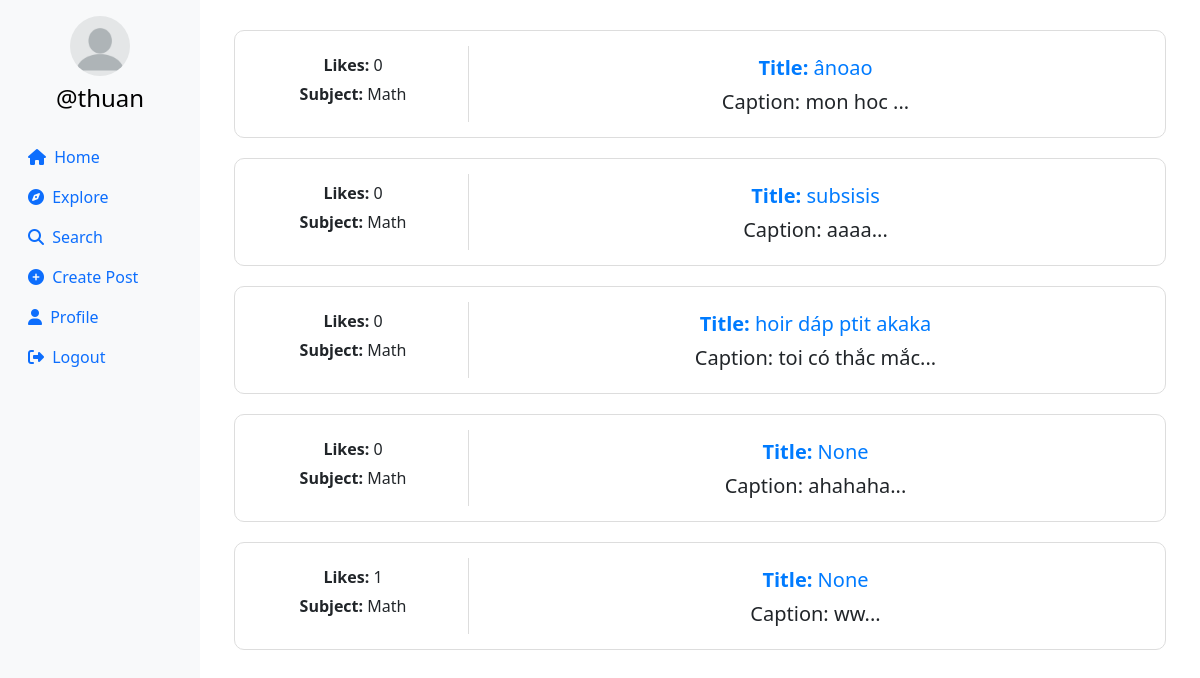
The page /explore (signed in) on the database as committed earlier.
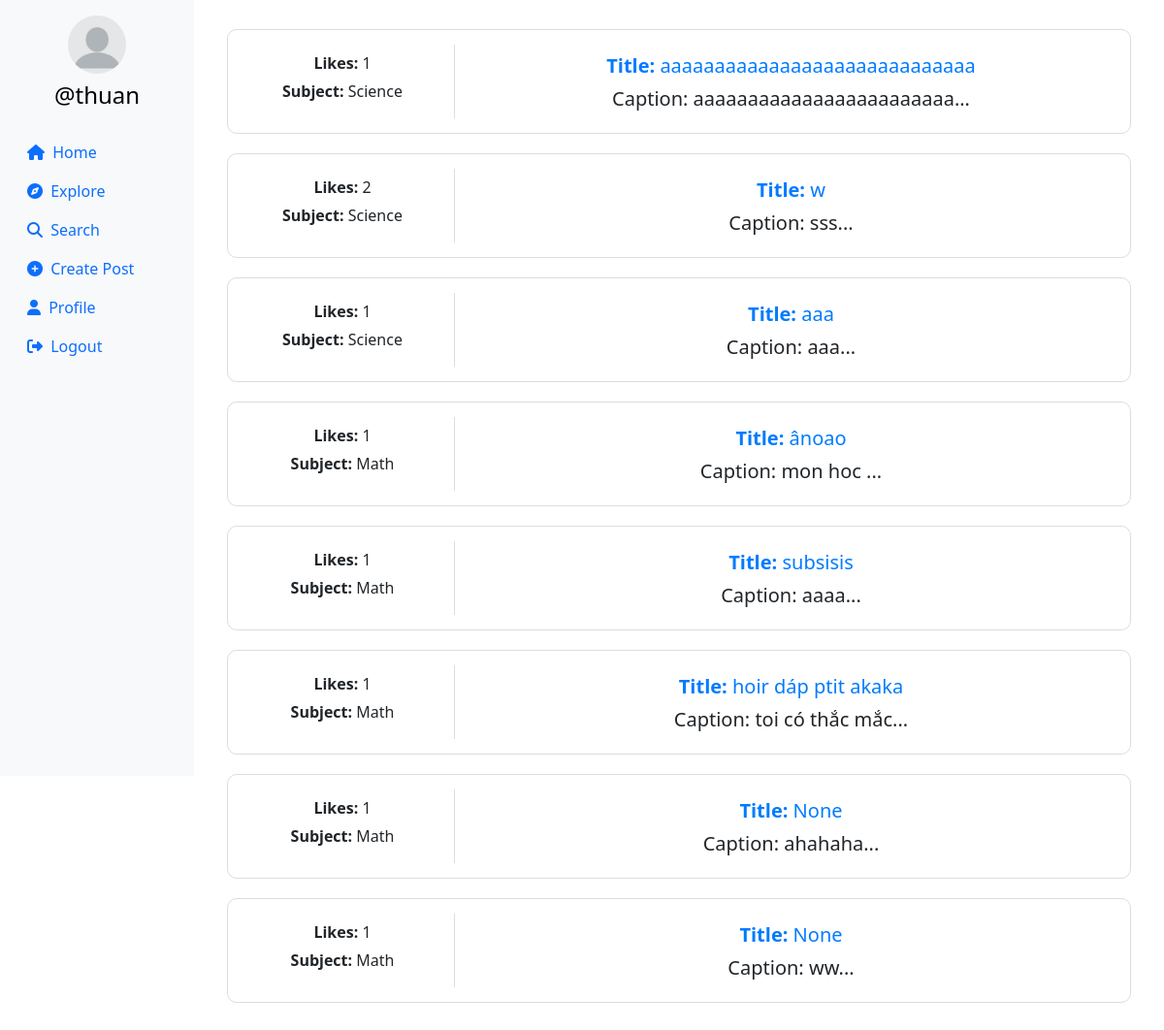
The same page on the database as committed later.
### userauth/models.py (models this page shows, shortened)
class Profile(models.Model):
    user = models.ForeignKey(User, on_delete=models.CASCADE)
    id_user = models.IntegerField(primary_key=True, default=0)
    bio = models.TextField(blank=True, default='')
    profileimg = models.ImageField(upload_to='profile_images', default='blank-profile-picture.png')
    location = models.CharField(max_length=100, blank=True, default='')

class Post(models.Model):
    id = models.UUIDField(primary_key=True, default=uuid.uuid4)
    user = models.CharField(max_length=100)
    title = models.TextField(null=True, blank=True)
    image = models.ImageField(upload_to='post_images')
    caption = models.TextField()
    subject = models.CharField(max_length=50, default="Math")
    created_at = models.DateTimeField(default=datetime.now)
    no_of_likes = models.IntegerField(default=0)

### userauth/views.py (the view)
# urls.py: path('explore',views.explore),
@login_required(login_url='/loginn')
def explore(request):
    post=Post.objects.all().order_by('-created_at')
    profile = Profile.objects.get(user=request.user)
    context={
        'post':post,
        'profile':profile
    }
    return render(request, 'explore.html',context)

### templates/explore.html (shortened to what this page needs)
{% load static %}
<!DOCTYPE html>
<html lang="en">
<head>
    <link rel="stylesheet" href="https://maxcdn.bootstrapcdn.com/bootstrap/4.5.2/css/bootstrap.min.css">
    <link href="https://cdn.jsdelivr.net/npm/bootstrap@5.0.2/dist/css/bootstrap.min.css" rel="stylesheet"
>
    <link rel="stylesheet" href="{% static 'css/app.css' %}">
</head>
<body>
{% load static %}
<div class="container-fluid">
    <div class="row">
        <nav class="col-md-2 d-none d-md-block sidebar" style="position: fixed;">
            <div class="text-center mt-3">
                <img src="{{ profile.profileimg.url }}" alt="Profile Picture" class="profile-pic">
                <h4 class="mt-2"><a href="/profile/{{ user }}" style="text-decoration:none;">@{{ user }}</a></h4>
            </div>
            <ul class="nav flex-column mt-4">
                <li class="nav-item">
                    <a class="nav-link active" href="/">
                        <i class="fa-solid fa-house mr-1"></i> Home
                    </a>
                </li>
                <li class="nav-item">
                    <a class="nav-link" href="/explore">
                        <i class="fa-solid fa-compass mr-1"></i> Explore
                    </a>
                </li>
                <li class="nav-item">
                    <a class="nav-link" href="#" data-bs-toggle="modal" data-bs-target="#exampleModal3">
                        <i class="fa-solid fa-magnifying-glass mr-1"></i> Search
                    </a>
                </li>
                <li class="nav-item">
                    <a class="nav-link" href="#" data-bs-toggle="modal" data-bs-target="#exampleModal"
                       data-bs-whatever="@getbootstrap">
                        <i class="fa-solid fa-circle-plus mr-1"></i> Create Post
                    </a>
                </li>
                <li class="nav-item">
                    <a class="nav-link" href="/profile/{{ profile.user }}">
                        <i class="fa-solid fa-user mr-1"></i> Profile
                    </a>
                </li>
                <li class="nav-item">
                    <a class="nav-link" href="/logoutt">
                        <i class="fa-solid fa-right-from-bracket mr-1"></i> Logout
                    </a>
                </li>
            </ul>
        </nav>
        <main role="main" class="col-md-9 ml-sm-auto col-lg-10 px-md-4">
            <div class="container text-center" style="padding: 10px; margin-top:20px;">
                <div class="row">
                    {% for pos in post %}
                        <div class="col-12" style="margin-bottom:20px;">
                            <div class="card" style="padding: 15px; border: 1px solid #ddd; border-radius: 10px;">
    <div class="row">
        <div class="col-md-3" style="border-right: 1px solid #ddd;">
            <h6 style="margin-top: 10px;">
                <strong>Likes:</strong> {{ pos.no_of_likes }}
            </h6>
            <h6 style="margin-top: 10px;">
                <strong>Subject:</strong> {{ pos.subject }}
            </h6>
        </div>
        <div class="col-md-9">
            <h5 style="margin-top: 10px;">
                <a href="{% url 'postdetail' pos.id %}"  style="text-decoration:none; color:#007bff;">
                    <strong>Title:</strong> {{ pos.title }}
                </a>
            </h5>
            <h5 style="margin-top: 10px;">
                Caption: {{ pos.caption|slice:":50" }}...
            </h5>
        </div>
    </div>
</div>
                        </div>
                    {% endfor %}
                </div>
            </div>
        </main>
    </div>
</div>
</body>
</html>

### templates/modal.html (shortened to what this page needs)
{% load static %}

### templates/search.html (shortened to what this page needs)
{% load static %}

### templates/explore.html (style rules this page uses)
* { box-sizing: border-box; margin: 0; padding: 0; }
.sidebar { background-color: #f8f9fa; height: 100vh; color: black; }
.profile-pic { width: 60px; height: 60px; border-radius: 50%; object-fit: cover; }
a { color: black; }

Rows that differ between the two databases and show on the page:
added Post: no_of_likes "1", subject "Science", title "aaaaaaaaaaaaaaaaaaaaaaaaaaaaa", caption "aaaaaaaaaaaaaaaaaaaaaaaa"
added Post: no_of_likes "2", subject "Science", title "w", caption "sss"
added Post: no_of_likes "1", subject "Science", title "aaa", caption "aaa"
changed Post "ânoao": no_of_likes "0" → "1"
changed Post "subsisis": no_of_likes "0" → "1"
changed Post "hoir dáp ptit akaka": no_of_likes "0" → "1"
changed Post "ahahaha": no_of_likes "0" → "1"
